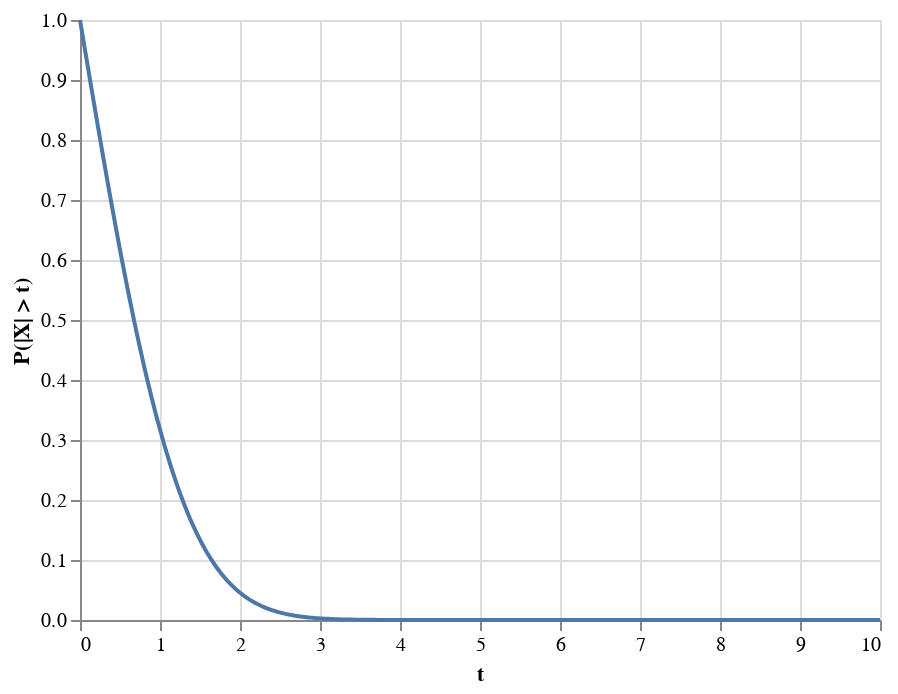

Source (notebook cell):
### Code cell
real_bound_chart = alt.Chart(real_bound_data).mark_line().encode(
        x=alt.X('x', axis=alt.Axis( title='t')),
        y=alt.Y('y', axis=alt.Axis(title='P(|X| > t)'))
    )

real_value_chart

### Figure 1 — Vega-Lite specification as saved in the notebook (floating-point values rounded to 4 significant figures; data arrays with more than 128 entries replaced by an {"elided": "..."} marker saying what was removed)
{"config": {"view": {"continuousWidth": 400, "continuousHeight": 300}}, "data": {"name": "data-8d9eb1147c784a3359b3655338805c70"}, "mark": "line", "encoding": {"x": {"type": "quantitative", "axis": {"title": "t"}, "field": "x"}, "y": {"type": "quantitative", "axis": {"title": "P(|X| > t)"}, "field": "y"}}, "$schema": "https://vega.github.io/schema/vega-lite/v4.8.1.json", "datasets": {"data-8d9eb1147c784a3359b3655338805c70": {"elided": "400 records"}}}
